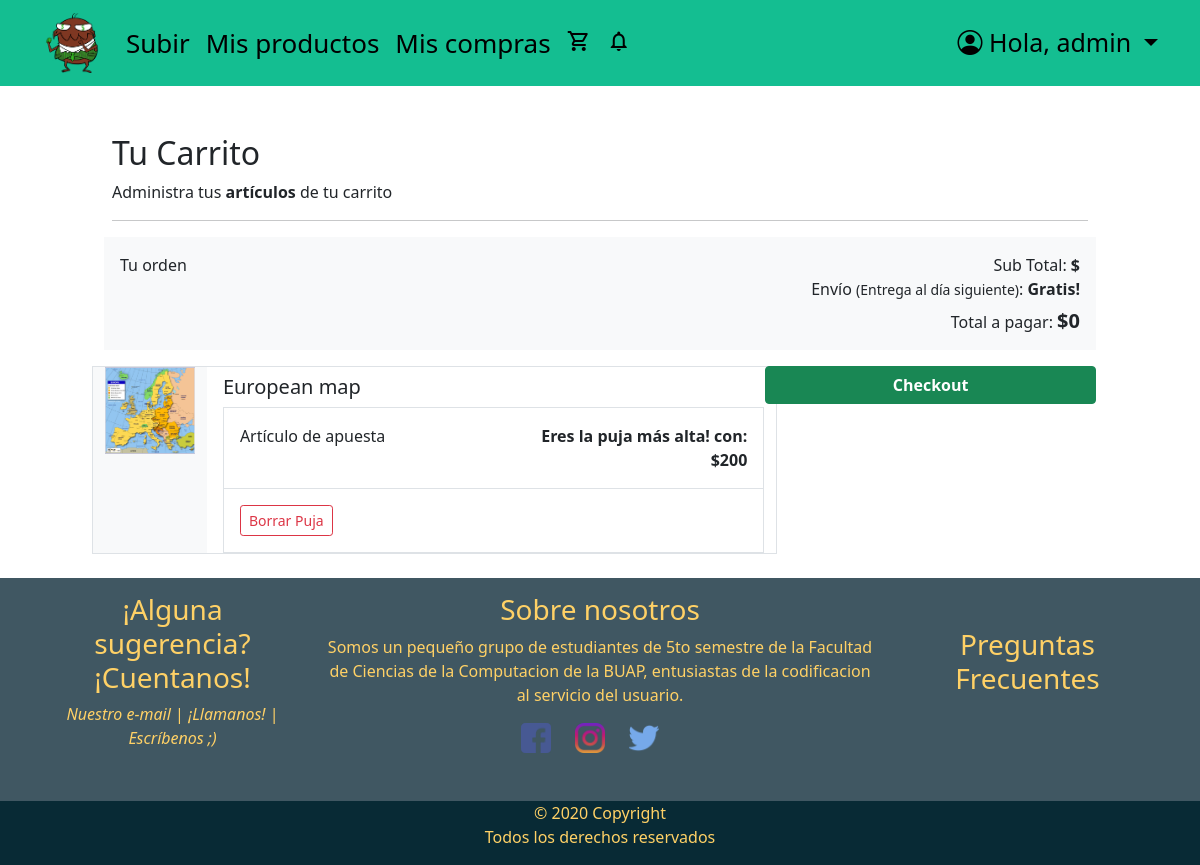
Screenshot of /cart/ (signed in) with the database file from the repository.
### users/models.py (models this page shows, shortened)
class User(AbstractBaseUser, PermissionsMixin):
    firstName = models.CharField(max_length=100,blank=False)
    lastName = models.CharField(max_length=100, blank=True)
    email = models.EmailField(max_length=255, unique= True)
    password = models.CharField(max_length=200)
    city = models.CharField(max_length=64, blank = True)
    state = models.CharField(max_length=64,blank = True)
    money = models.FloatField(blank=True,default=0,max_length=50)
    profilePic = models.ImageField(default="pic_default.jpg",null = True, blank = True)
    cartStockProducts = models.ManyToManyField("store.StockProduct", blank=True)
    is_active = models.BooleanField(default = True)
    is_staff = models.BooleanField(default=False)
    USERNAME_FIELD = 'email'
    REQUIRED_FIELDS = ['firstName'] #email and password are required by default
    objects = UserManager()

class Bid(models.Model):
    user = models.ForeignKey(User, null=True, on_delete=models.SET_NULL)
    userBid = models.PositiveBigIntegerField()
    product = models.ForeignKey("store.BidProduct", null=True, on_delete=models.SET_NULL)

### store/models.py (models this page shows, shortened)
class Product(models.Model):
    productName = models.CharField(max_length=50)
    description = models.CharField(max_length=200)
    category = models.CharField(max_length=50)
    isActive = models.BooleanField(default=True)
    image = models.ImageField()
    objects = models.Manager()
    products = ProductManager()
    seller = models.ForeignKey(User, null=True, on_delete=models.SET_NULL)
    class Meta:
        abstract = True

class BidProduct(Product):
    currentBid = models.FloatField(blank=True,default=0)
    minBid = models.FloatField(default=0)
    condition = models.CharField(max_length=20, choices=CONDITION_CHOICES, default='BUENA')
    bidWinner = models.ForeignKey(User,related_name="BidWinner", null=True, on_delete=models.SET_NULL,blank=True)
    sold = models.BooleanField(default=False)

### cart/views.py (the view)
# urls.py: path('',views.cartSummary,name='cartSummary'),
def cartSummary(request):
    cart = Cart(request)
    if not request.user.is_authenticated:
        return render(request,'store/cart.html',{'cart':cart})
    bids = Bid.objects.filter(user=request.user)
    bid=[]
    for b in bids:
        if not b.product.sold:
            bid.append(b)
    return render(request,'store/cart.html',{'cart':cart,
                                             'biddedProducts':bid})

### cart/cart.py (called while the page is built)
    def __len__(self):
        return sum(item['qty'] for item in self.cart.values())

    def get_total_price(self):
        return sum(((float(item['price']))*(int(item['qty'])) for item in self.cart.values()))

### cart/context_processors.py (called while the page is built)
def cart(request):
    return {'cart':Cart (request)}

### store/templates/store/cart.html (shortened to what this page needs)
{% extends 'core/layout.html' %}
{% if user.is_authenticated %}
  {% block body %}
        <main class="pt-5">
          <div class="container" style="max-width: 1000px">
            <div class="col-12">
              <h1 class="h2">Tu Carrito</h1>
            </div>
            <div class="col-12">
              <p>Administra tus <b>artículos</b> de tu carrito</p>
            </div>
            <hr />
          </div>
          <div class="container" style="max-width: 1000px">
            <div class="row g-3">
              <div class="col-12 bg-light p-3 d-flex justify-content-between">
                <div class="d-flex d-flex-inline">
                  <div class="pe-3">Tu orden</div>
                </div>
                <div class="text-end">
                  <div class="">Sub Total: <span class="fw-bold">$</span><div id="subtotal" class="d-inline-flex fw-bold">{{cart.get_subtotal_price}}</div></div>
                  <div id="">Envío <span class="small">(Entrega al día siguiente)</span>: <span class="fw-bold">Gratis!</span></div>
                  <div class="pt-2">Total a pagar: <span class="fw-bold h5">$</span><span id="total" class="fw-bold h5">{{cart.get_total_price}}</span></div>
                </div>
              </div>
              <div class="col-md-5 col-lg-4 order-md-last p-0 order-3">
                <div class="d-grid gap-2 ">
                  <a role="button" href="{% url 'cart:checkout' %}" class="btn btn-success fw-bold" type="button">Checkout</a>
                </div>
              </div>
              <div class="col-md-7 col-lg-8 p-0">
              {% for item in biddedProducts  %}
              <div data-index="{{item.id}}" class="row mb-4 border product-item">
                <div class="col-md-3 col-lg-2 order-md-first bg-light">
                  <img class="img-fluid mx-auto d-block" width="120px" alt="Responsive image" src="{{ item.product.image.url }}">
                </div>
                <div class="col-md-9 col-lg-10 ps-md-3 ps-lg-10">
                  <a href="http://127.0.0.1:8000/products/bid/{{item.product.id}}" class="text-decoration-none text-reset">
                    <h1 class="h5 pt-2">{{ item.product.productName }}</h1>
                  </a>
                  <div class="border">
                    <div class="col border-bottom">
                      <div class="row p-3">
                        <div class="col-6">Artículo de apuesta</div>
                        <div class="col-6 text-end"><span class="h6 fw-bold">
                          {% if item.userBid >= item.product.currentBid %}
                          Eres la puja más alta! con: ${{ item.userBid }}
                          {%else%}
                          No eres la puja más alta, con ${{ item.userBid }}
                          {%endif%}
                        </span></div>
                      </div>
                    </div>
                    <div class="col">
                      <div class="row p-3">
                        <div class="col-12">
                          <a href = "{% url 'cart:deleteBid' item.id %}" class="btn btn-outline-danger btn-sm">Borrar Puja</a>
                        </div>
                      </div>
                    </div>
                  </div>
                </div>
              </div>
              {% endfor %}
              </div>
            </div>
          </div>
        </main>
        {% endblock body %}
{% else %}
  <h1>Necesitas tener iniciada sesión</h1>
{% endif %}

### core/templates/core/layout.html (shortened to what this page needs)
{% load static %}
<!DOCTYPE html>
<html lang="en">
  <head>
    <link href="https://cdnjs.cloudflare.com/ajax/libs/simple-line-icons/2.4.1/css/simple-line-icons.min.css" rel="stylesheet">
    <link rel="stylesheet" href="https://cdn.jsdelivr.net/npm/bootstrap-icons@1.5.0/font/bootstrap-icons.css">
    <link href="https://cdn.jsdelivr.net/npm/bootstrap@5.0.0-beta1/dist/css/bootstrap.min.css" rel="stylesheet"
>
    <link rel="stylesheet" href="{% static 'core/styleLayout.css' %}"  type="text/css"/>
  </head>
  <body>
    <div class="container-fluid">
        <header>
          <nav id="navHeader1" class="navbar navbar-expand-lg">
            <div class="container">
              <a class="navbar-brand" href="{% url 'core:index' %}">
                <img src="{% static 'store/logo.png' %}"  alt="logo" class="logo">
              </a>
              <div class="collapse navbar-collapse" id="navbarMobileToggle">
                <ul class="navbar-nav me-auto mb-2 mb-lg-0">
                  {% if user.is_authenticated %}
                    <li class="nav-item"><a class="nav-link" href="{% url 'store:uploadProduct' %}"> Subir</a></li>
                    <li class="nav-item"><a class="nav-link" href="{% url 'users:myProducts' %}">Mis productos</a></li>
                    <li class="nav-item"><a class="nav-link" href="{% url 'users:myShoppings' %}">Mis compras</a></li>
                    <li class="nav-item"><a class="nav-link" href="{% url 'cart:cartSummary' %}" id="iconRef">
                      <span id="iconImg" class="material-icons-outlined">shopping_cart</span>
                    </a></li>
                    <li class="nav-item"><a class="nav-link" href="{% url 'users:notifications' %}" id="iconRef">
                      <span id="iconImg" class="material-icons-outlined">notifications</span>
                    </a></li>
                  {% endif %}
                </ul>
                <div class="btn-group float-end">
                  {% if user.is_authenticated %}
                    <a id="profileButton" href="#" class="dropdown-toggle text-decoration-none" data-bs-toggle="dropdown">
                      <i class="bi bi-person-circle"></i>
                      <span>Hola, {{user.firstName}}</span>
                    </a>
                  {% endif %}
                </div>
              </div>
            </div>
          </nav>
        </header>
        <div class="main">
        {% block body %} {% endblock body %}
        </div>
          <footer class="page-footer font-small">
            <div class="container text-center text-md-left">
              <div class="row">
                <div class="col-md-3 mx-auto">
                  <h3>¡Alguna sugerencia? ¡Cuentanos!</h3>
                  <p class="footer-links">
                      <i>Nuestro e-mail</i>
                      |
                      <i>¡Llamanos!</i>
                      |
                      <i>Escríbenos ;)</i>
                  </p>
                </div>
                <div class="col-md-6 mt-md-0 mt-3">
                  <h3>Sobre nosotros</h3>
                  <p>Somos un peque&ntildeo grupo de estudiantes de 5to semestre de la Facultad de Ciencias de la Computacion
                    de la BUAP, entusiastas de la codificacion al servicio del usuario. </br>
                  </p>
                  <div class="col-md-12 ">
                    <div class="mb-5 flex-center" id="footer-icons">
                        <a href="{% url 'core:index' %}" class="social">
                            <img src="{% static 'store/fb.png' %}"  alt="socialImg" class="socialImg">
                        </a>
                        <a href="{% url 'core:index' %}" class="social">
                            <img src="{% static 'store/insta.png' %}"  alt="socialImg" class="socialImg">
                        </a>
                        <a href="{% url 'core:index' %}" class="social">
                            <img src="{% static 'store/twit.png' %}"  alt="socialImg" class="socialImg">
                        </a>
                    </div>
                  </div>
                </div>
                <div id="FAQ-Support" class="col-md-3 mx-auto">
                  <a id="FAQ-link" href="{% url 'core:FAQ' %}"><h3>Preguntas Frecuentes</h3></a>
                </div>
            </div>
          </footer>
          <div id="copyright-id" class="footer-copyright text-center py-3">
              © 2020 Copyright
              <br>
              Todos los derechos reservados
            </div>
    </div>
  </body>
</html>

### core/static/core/styleLayout.css (style rules this page uses)
.container-fluid { padding-right: 0px; padding-left: 0px; }
img.socialImg { width: 30px; padding: none; }
#navHeader1 { background: #14be91; }
#profileButton { font-size: 25px; color: #000000; }
.nav-link { font-size: 26px; color: #000000; }
#iconImg { text-align: center; }
#footer-icons a { padding-right: 20px; text-decoration: none; color: #ffd166; }
#FAQ-Support { padding-top: 35px; }
#FAQ-link { vertical-align: middle; text-decoration: none; color: #ffd166; line-height: 24px; }
.page-footer { padding-top: 15px; color: #ffd166; background: rgba(1, 31, 46, 0.75); }
#copyright-id { padding-top: 0px !important; background: #082a35; color: #ffd166; }
.logo { height: 60px; }

### rows the page displays
User: firstName "admin"
Bid: product.image (picture), product.productName "European map", userBid "200"

### other values shown
{{ cart.get_total_price }} "0"
